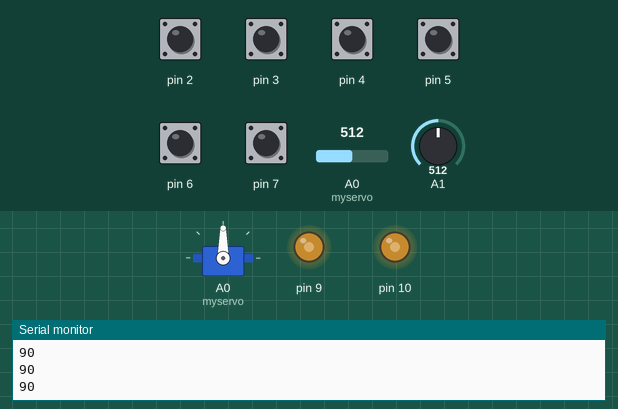
A sketch run on a simulated Arduino Uno, built with avr-gcc and run on an emulated ATmega328P. On the bench: servo, output pins drawn as LEDs (lit = HIGH), the last lines printed to the serial monitor. The test bench sets the inputs (shaded band); at power-on: pin 2–7 HIGH, A0 (myservo) = 512, A1 = 512.

Above: at 1.2 s.
1.3 s: A0 (myservo) set to 716
At 2.2 s:
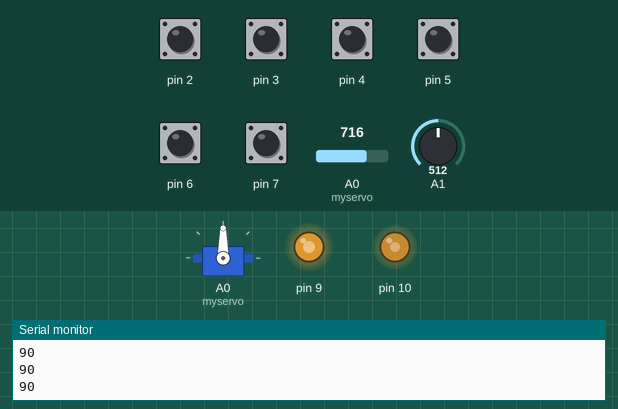
2.8 s: A1 set to 0
At 3.3 s:
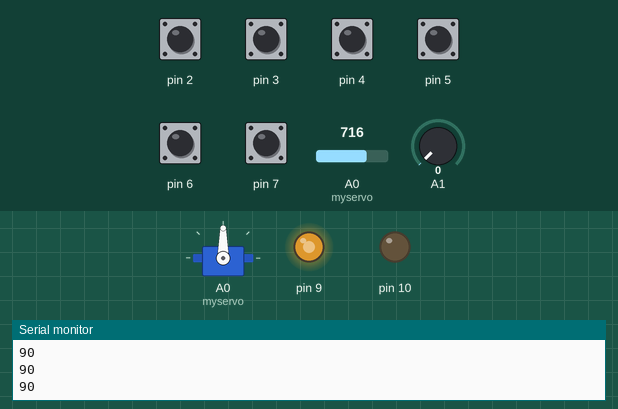
4.3 s: pin 2 pulled LOW for 0.15 s
At 5.5 s:
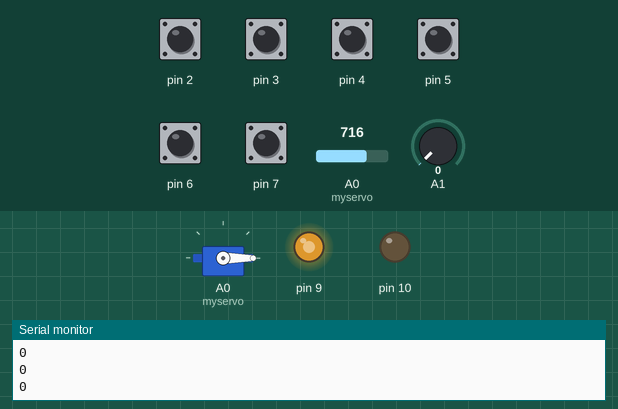
5.9 s: pin 3 pulled LOW for 0.15 s
At 6.9 s:
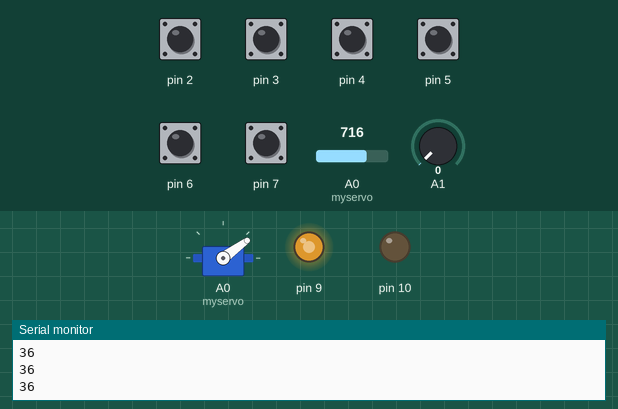
7.5 s: pin 4 pulled LOW for 0.15 s
At 7.8 s:
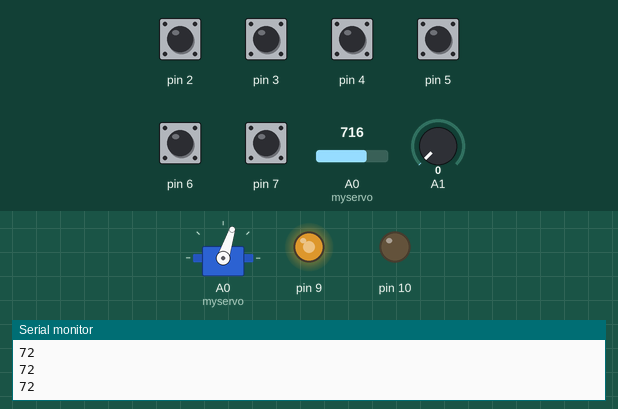
9.1 s: pin 5 pulled LOW for 0.15 s
At 10.5 s:
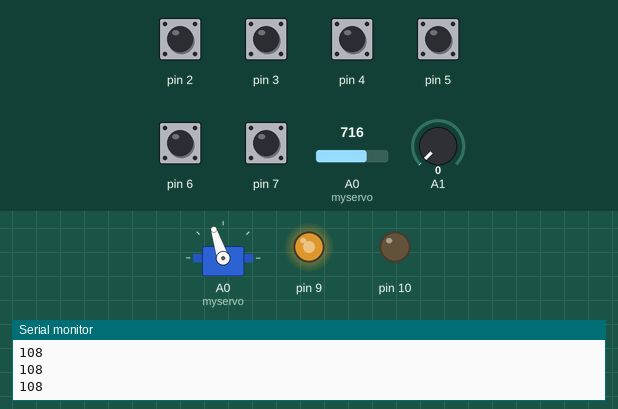
Timing chart, 0 to 11.7 s (numbered marks = the images above; inputs shaded):
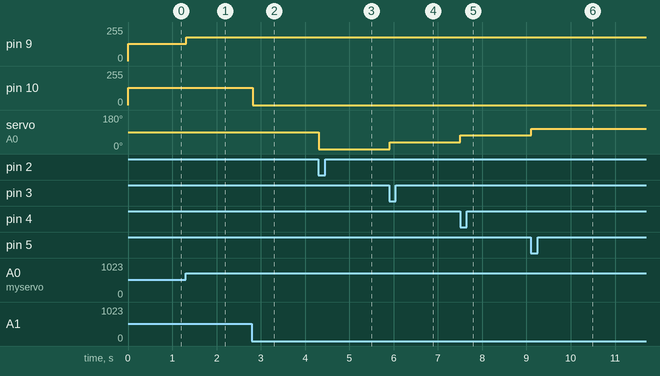

Measured:
- after the input at 1.3 s, pin 9: 128/255 → 179/255 at once
- after the input at 2.8 s, pin 10: 128/255 → 0/255 at once
- after the input at 4.3 s, servo on A0 (myservo): 90° → 0° at once
- after the input at 5.9 s, servo on A0 (myservo): 0° → 36° at once
- after the input at 7.5 s, servo on A0 (myservo): 36° → 72° at once
- after the input at 9.1 s, servo on A0 (myservo): 72° → 108° at once

The sketch:

working_servo_dvornik.ino
```cpp
/*
 Controlling a servo position using a potentiometer (variable resistor)
 by Michal Rinott <http://people.interaction-ivrea.it/m.rinott>

 modified on 8 Nov 2013
 by Scott Fitzgerald
 http://www.arduino.cc/en/Tutorial/Knob
*/

#include <Servo.h>
int serAngle = 90;
Servo myservo;  // create servo object to control a servo

int potpin = 0;  // analog pin used to connect the potentiometer
int val;    // variable to read the value from the analog pin

void setup() {
  Serial.begin(9600);
  myservo.attach(14);  // attaches the servo on pin 9 to the servo object
  for(int i = 2; i < 8; i++) {
    pinMode(i, INPUT_PULLUP);
  }
  pinMode(9, OUTPUT);
  pinMode(10, OUTPUT);

}

void loop() {
  for(int i = 2; i < 8; i++) {
    if(!digitalRead(i)) {
      serAngle = (i-2)*36;
    }
  }
  analogWrite(9, analogRead(A0)/4);
  analogWrite(10, analogRead(A1)/4);
  Serial.println(serAngle);
  myservo.write(serAngle);                  // sets the servo position according to the scaled value
  delay(15);                           // waits for the servo to get there
}
```
